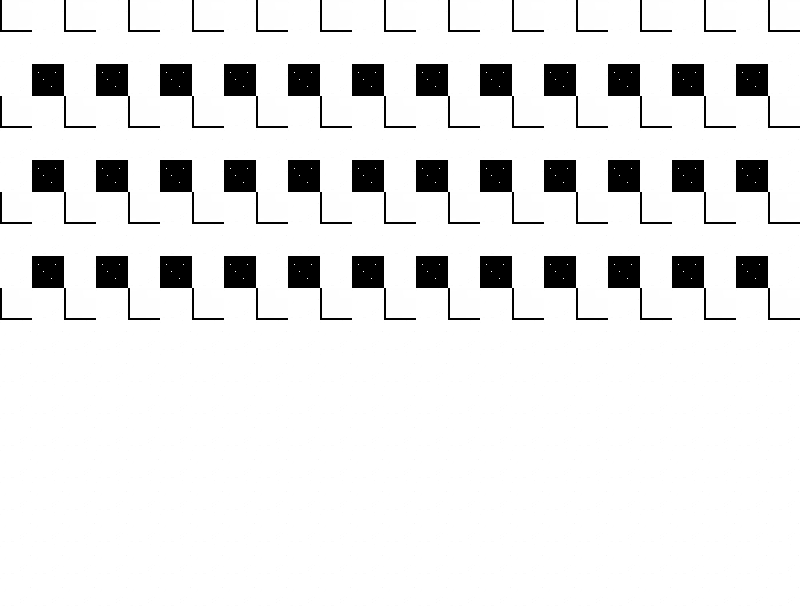

Tiled map render using the project's own tile images. Description and the map definition, with tile-layer contents summarised, below:
An orthogonal 25x19 tile map with 32x32 px tiles, 1 tile layer (Tile Layer 1).

<map version="1.0" orientation="orthogonal" renderorder="right-down" width="25" height="19" tilewidth="32" tileheight="32" nextobjectid="1">
 <tileset firstgid="1" name="BAW copy" tilewidth="32" tileheight="32">
  <image source="BAW copy.png" width="96" height="224" />
 </tileset>
 <layer name="Tile Layer 1" width="25" height="19">
  <data>[475 cells, 475 non-empty, 3 distinct tile ids]</data>
 </layer>
</map>
